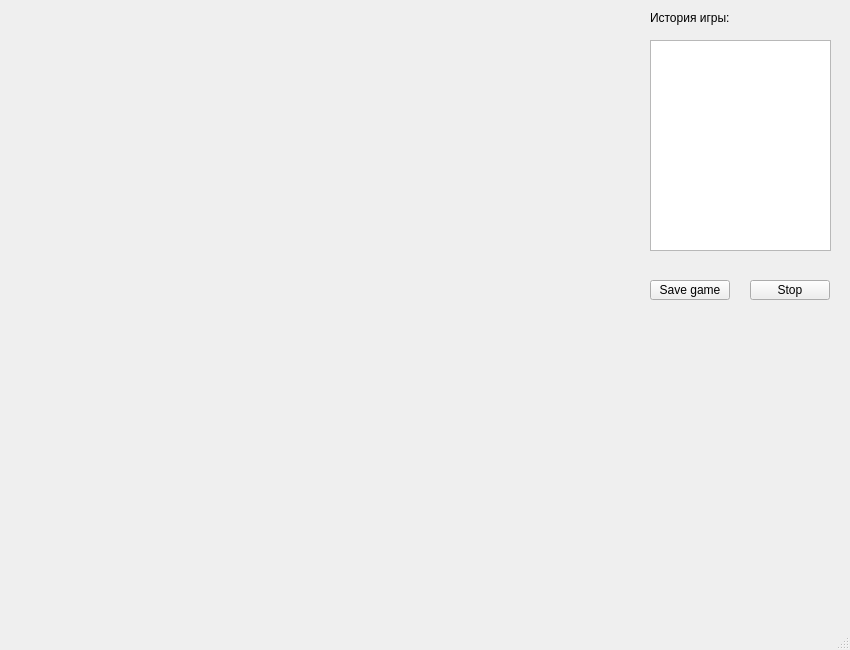
<?xml version="1.0" encoding="UTF-8"?>
<ui version="4.0">
 <class>PlayWindow</class>
 <widget class="QMainWindow" name="PlayWindow">
  <property name="geometry">
   <rect>
    <x>0</x>
    <y>0</y>
    <width>850</width>
    <height>650</height>
   </rect>
  </property>
  <property name="windowTitle">
   <string>MainWindow</string>
  </property>
  <widget class="QWidget" name="centralwidget">
   <widget class="QListWidget" name="listWidget">
    <property name="geometry">
     <rect>
      <x>650</x>
      <y>40</y>
      <width>181</width>
      <height>211</height>
     </rect>
    </property>
   </widget>
   <widget class="QLabel" name="label">
    <property name="geometry">
     <rect>
      <x>650</x>
      <y>10</y>
      <width>111</width>
      <height>16</height>
     </rect>
    </property>
    <property name="text">
     <string>История игры:</string>
    </property>
   </widget>
   <widget class="QPushButton" name="pushButtonSave">
    <property name="geometry">
     <rect>
      <x>650</x>
      <y>280</y>
      <width>80</width>
      <height>20</height>
     </rect>
    </property>
    <property name="text">
     <string>Save game</string>
    </property>
   </widget>
   <widget class="QPushButton" name="pushButtonStop">
    <property name="geometry">
     <rect>
      <x>750</x>
      <y>280</y>
      <width>80</width>
      <height>20</height>
     </rect>
    </property>
    <property name="text">
     <string>Stop</string>
    </property>
   </widget>
  </widget>
  <widget class="QMenuBar" name="menubar">
   <property name="geometry">
    <rect>
     <x>0</x>
     <y>0</y>
     <width>850</width>
     <height>19</height>
    </rect>
   </property>
  </widget>
  <widget class="QStatusBar" name="statusbar"/>
 </widget>
 <resources/>
 <connections/>
</ui>
